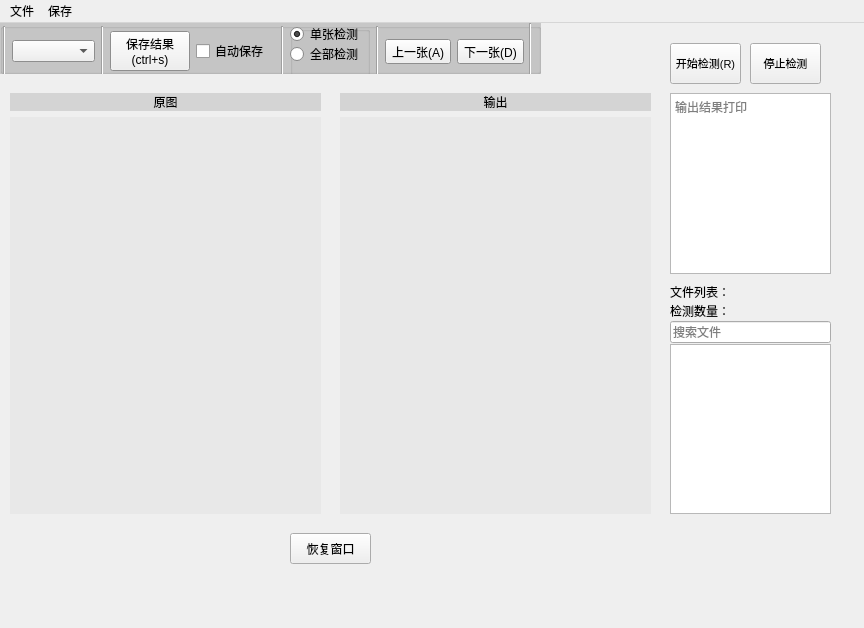
<?xml version="1.0" encoding="UTF-8"?>
<ui version="4.0">
 <class>MainWindow</class>
 <widget class="QMainWindow" name="MainWindow">
  <property name="enabled">
   <bool>true</bool>
  </property>
  <property name="geometry">
   <rect>
    <x>0</x>
    <y>0</y>
    <width>864</width>
    <height>628</height>
   </rect>
  </property>
  <property name="tabletTracking">
   <bool>false</bool>
  </property>
  <property name="contextMenuPolicy">
   <enum>Qt::ActionsContextMenu</enum>
  </property>
  <property name="windowTitle">
   <string>MainWindow</string>
  </property>
  <property name="windowIcon">
   <iconset>
    <normaloff>my_ico/Mario.ico</normaloff>my_ico/Mario.ico</iconset>
  </property>
  <property name="toolButtonStyle">
   <enum>Qt::ToolButtonTextOnly</enum>
  </property>
  <widget class="QWidget" name="centralwidget">
   <widget class="QTextEdit" name="textEdit">
    <property name="geometry">
     <rect>
      <x>670</x>
      <y>70</y>
      <width>161</width>
      <height>181</height>
     </rect>
    </property>
    <property name="readOnly">
     <bool>true</bool>
    </property>
    <property name="placeholderText">
     <string>输出结果打印</string>
    </property>
   </widget>
   <widget class="QGroupBox" name="groupBox">
    <property name="geometry">
     <rect>
      <x>0</x>
      <y>0</y>
      <width>541</width>
      <height>51</height>
     </rect>
    </property>
    <property name="palette">
     <palette>
      <active>
       <colorrole role="Base">
        <brush brushstyle="SolidPattern">
         <color alpha="255">
          <red>255</red>
          <green>255</green>
          <blue>255</blue>
         </color>
        </brush>
       </colorrole>
       <colorrole role="Window">
        <brush brushstyle="SolidPattern">
         <color alpha="255">
          <red>199</red>
          <green>199</green>
          <blue>199</blue>
         </color>
        </brush>
       </colorrole>
      </active>
      <inactive>
       <colorrole role="Base">
        <brush brushstyle="SolidPattern">
         <color alpha="255">
          <red>255</red>
          <green>255</green>
          <blue>255</blue>
         </color>
        </brush>
       </colorrole>
       <colorrole role="Window">
        <brush brushstyle="SolidPattern">
         <color alpha="255">
          <red>199</red>
          <green>199</green>
          <blue>199</blue>
         </color>
        </brush>
       </colorrole>
      </inactive>
      <disabled>
       <colorrole role="Base">
        <brush brushstyle="SolidPattern">
         <color alpha="255">
          <red>199</red>
          <green>199</green>
          <blue>199</blue>
         </color>
        </brush>
       </colorrole>
       <colorrole role="Window">
        <brush brushstyle="SolidPattern">
         <color alpha="255">
          <red>199</red>
          <green>199</green>
          <blue>199</blue>
         </color>
        </brush>
       </colorrole>
      </disabled>
     </palette>
    </property>
    <property name="autoFillBackground">
     <bool>true</bool>
    </property>
    <property name="title">
     <string/>
    </property>
    <widget class="QWidget" name="layoutWidget">
     <property name="geometry">
      <rect>
       <x>3</x>
       <y>3</y>
       <width>521</width>
       <height>51</height>
      </rect>
     </property>
     <layout class="QHBoxLayout" name="horizontalLayout" stretch="0,0,0,0,0,0,0,0,0,0">
      <item>
       <widget class="Line" name="line_8">
        <property name="orientation">
         <enum>Qt::Vertical</enum>
        </property>
       </widget>
      </item>
      <item>
       <widget class="QComboBox" name="comboBox">
        <property name="enabled">
         <bool>true</bool>
        </property>
        <property name="toolTip">
         <string>选择模型</string>
        </property>
        <property name="currentIndex">
         <number>-1</number>
        </property>
        <property name="maxVisibleItems">
         <number>12</number>
        </property>
        <property name="placeholderText">
         <string>选择模型</string>
        </property>
        <item>
         <property name="text">
          <string extracomment="模型选择">Yolov5</string>
         </property>
        </item>
        <item>
         <property name="text">
          <string>U2net_p</string>
         </property>
        </item>
        <item>
         <property name="text">
          <string>Open_my</string>
         </property>
        </item>
       </widget>
      </item>
      <item>
       <widget class="Line" name="line">
        <property name="orientation">
         <enum>Qt::Vertical</enum>
        </property>
       </widget>
      </item>
      <item>
       <widget class="QPushButton" name="pushButton_3">
        <property name="tabletTracking">
         <bool>false</bool>
        </property>
        <property name="layoutDirection">
         <enum>Qt::LeftToRight</enum>
        </property>
        <property name="autoFillBackground">
         <bool>false</bool>
        </property>
        <property name="text">
         <string>保存结果
(ctrl+s)</string>
        </property>
        <property name="icon">
         <iconset>
          <normaloff>my_ico/save.png</normaloff>my_ico/save.png</iconset>
        </property>
        <property name="iconSize">
         <size>
          <width>20</width>
          <height>20</height>
         </size>
        </property>
        <property name="shortcut">
         <string>Ctrl+S</string>
        </property>
        <property name="autoDefault">
         <bool>false</bool>
        </property>
        <property name="default">
         <bool>false</bool>
        </property>
        <property name="flat">
         <bool>false</bool>
        </property>
       </widget>
      </item>
      <item>
       <widget class="QCheckBox" name="checkBox">
        <property name="text">
         <string>自动保存</string>
        </property>
       </widget>
      </item>
      <item>
       <widget class="Line" name="line_2">
        <property name="orientation">
         <enum>Qt::Vertical</enum>
        </property>
       </widget>
      </item>
      <item>
       <widget class="QGroupBox" name="groupBox_2">
        <property name="title">
         <string/>
        </property>
        <widget class="QRadioButton" name="radioButton_2">
         <property name="geometry">
          <rect>
           <x>0</x>
           <y>20</y>
           <width>71</width>
           <height>16</height>
          </rect>
         </property>
         <property name="tabletTracking">
          <bool>false</bool>
         </property>
         <property name="text">
          <string>全部检测</string>
         </property>
         <property name="checkable">
          <bool>true</bool>
         </property>
         <property name="checked">
          <bool>false</bool>
         </property>
         <property name="autoExclusive">
          <bool>true</bool>
         </property>
        </widget>
        <widget class="QRadioButton" name="radioButton">
         <property name="geometry">
          <rect>
           <x>0</x>
           <y>0</y>
           <width>71</width>
           <height>16</height>
          </rect>
         </property>
         <property name="tabletTracking">
          <bool>false</bool>
         </property>
         <property name="text">
          <string>单张检测</string>
         </property>
         <property name="checkable">
          <bool>true</bool>
         </property>
         <property name="checked">
          <bool>true</bool>
         </property>
         <property name="autoExclusive">
          <bool>true</bool>
         </property>
        </widget>
       </widget>
      </item>
      <item>
       <widget class="Line" name="line_7">
        <property name="orientation">
         <enum>Qt::Vertical</enum>
        </property>
       </widget>
      </item>
      <item>
       <widget class="QToolButton" name="toolButton">
        <property name="text">
         <string>上一张(A)</string>
        </property>
        <property name="icon">
         <iconset>
          <normaloff>my_ico/prev.png</normaloff>my_ico/prev.png</iconset>
        </property>
        <property name="iconSize">
         <size>
          <width>20</width>
          <height>20</height>
         </size>
        </property>
        <property name="shortcut">
         <string>A</string>
        </property>
        <property name="toolButtonStyle">
         <enum>Qt::ToolButtonTextUnderIcon</enum>
        </property>
        <property name="arrowType">
         <enum>Qt::NoArrow</enum>
        </property>
       </widget>
      </item>
      <item>
       <widget class="QToolButton" name="toolButton_2">
        <property name="layoutDirection">
         <enum>Qt::LeftToRight</enum>
        </property>
        <property name="text">
         <string>下一张(D)</string>
        </property>
        <property name="icon">
         <iconset>
          <normaloff>my_ico/next.png</normaloff>my_ico/next.png</iconset>
        </property>
        <property name="iconSize">
         <size>
          <width>20</width>
          <height>20</height>
         </size>
        </property>
        <property name="shortcut">
         <string>D</string>
        </property>
        <property name="toolButtonStyle">
         <enum>Qt::ToolButtonTextUnderIcon</enum>
        </property>
        <property name="arrowType">
         <enum>Qt::NoArrow</enum>
        </property>
       </widget>
      </item>
     </layout>
    </widget>
    <widget class="Line" name="line_14">
     <property name="geometry">
      <rect>
       <x>529</x>
       <y>0</y>
       <width>3</width>
       <height>61</height>
      </rect>
     </property>
     <property name="orientation">
      <enum>Qt::Vertical</enum>
     </property>
    </widget>
   </widget>
   <widget class="QWidget" name="layoutWidget">
    <property name="geometry">
     <rect>
      <x>670</x>
      <y>260</y>
      <width>161</width>
      <height>231</height>
     </rect>
    </property>
    <layout class="QVBoxLayout" name="verticalLayout" stretch="0,0,0,0">
     <property name="spacing">
      <number>1</number>
     </property>
     <property name="sizeConstraint">
      <enum>QLayout::SetDefaultConstraint</enum>
     </property>
     <property name="bottomMargin">
      <number>0</number>
     </property>
     <item>
      <widget class="QLabel" name="label_3">
       <property name="sizeIncrement">
        <size>
         <width>0</width>
         <height>0</height>
        </size>
       </property>
       <property name="baseSize">
        <size>
         <width>0</width>
         <height>0</height>
        </size>
       </property>
       <property name="autoFillBackground">
        <bool>true</bool>
       </property>
       <property name="frameShape">
        <enum>QFrame::NoFrame</enum>
       </property>
       <property name="lineWidth">
        <number>1</number>
       </property>
       <property name="text">
        <string>文件列表：</string>
       </property>
       <property name="margin">
        <number>3</number>
       </property>
       <property name="indent">
        <number>0</number>
       </property>
       <property name="openExternalLinks">
        <bool>false</bool>
       </property>
      </widget>
     </item>
     <item>
      <widget class="QLabel" name="label_4">
       <property name="sizeIncrement">
        <size>
         <width>0</width>
         <height>0</height>
        </size>
       </property>
       <property name="baseSize">
        <size>
         <width>0</width>
         <height>0</height>
        </size>
       </property>
       <property name="autoFillBackground">
        <bool>true</bool>
       </property>
       <property name="frameShape">
        <enum>QFrame::NoFrame</enum>
       </property>
       <property name="text">
        <string>检测数量：</string>
       </property>
       <property name="margin">
        <number>3</number>
       </property>
       <property name="indent">
        <number>0</number>
       </property>
       <property name="openExternalLinks">
        <bool>false</bool>
       </property>
      </widget>
     </item>
     <item>
      <widget class="QLineEdit" name="lineEdit">
       <property name="placeholderText">
        <string>搜索文件</string>
       </property>
      </widget>
     </item>
     <item>
      <widget class="QListView" name="listView">
       <property name="tabletTracking">
        <bool>false</bool>
       </property>
       <property name="verticalScrollBarPolicy">
        <enum>Qt::ScrollBarAsNeeded</enum>
       </property>
       <property name="tabKeyNavigation">
        <bool>false</bool>
       </property>
       <property name="selectionBehavior">
        <enum>QAbstractItemView::SelectRows</enum>
       </property>
       <property name="layoutMode">
        <enum>QListView::Batched</enum>
       </property>
       <property name="viewMode">
        <enum>QListView::IconMode</enum>
       </property>
      </widget>
     </item>
    </layout>
   </widget>
   <widget class="QWidget" name="layoutWidget">
    <property name="geometry">
     <rect>
      <x>340</x>
      <y>70</y>
      <width>311</width>
      <height>421</height>
     </rect>
    </property>
    <layout class="QVBoxLayout" name="verticalLayout_2" stretch="0,1">
     <item>
      <widget class="QLabel" name="label_6">
       <property name="palette">
        <palette>
         <active>
          <colorrole role="Base">
           <brush brushstyle="SolidPattern">
            <color alpha="255">
             <red>255</red>
             <green>255</green>
             <blue>255</blue>
            </color>
           </brush>
          </colorrole>
          <colorrole role="Window">
           <brush brushstyle="SolidPattern">
            <color alpha="255">
             <red>212</red>
             <green>212</green>
             <blue>212</blue>
            </color>
           </brush>
          </colorrole>
         </active>
         <inactive>
          <colorrole role="Base">
           <brush brushstyle="SolidPattern">
            <color alpha="255">
             <red>255</red>
             <green>255</green>
             <blue>255</blue>
            </color>
           </brush>
          </colorrole>
          <colorrole role="Window">
           <brush brushstyle="SolidPattern">
            <color alpha="255">
             <red>212</red>
             <green>212</green>
             <blue>212</blue>
            </color>
           </brush>
          </colorrole>
         </inactive>
         <disabled>
          <colorrole role="Base">
           <brush brushstyle="SolidPattern">
            <color alpha="255">
             <red>212</red>
             <green>212</green>
             <blue>212</blue>
            </color>
           </brush>
          </colorrole>
          <colorrole role="Window">
           <brush brushstyle="SolidPattern">
            <color alpha="255">
             <red>212</red>
             <green>212</green>
             <blue>212</blue>
            </color>
           </brush>
          </colorrole>
         </disabled>
        </palette>
       </property>
       <property name="autoFillBackground">
        <bool>true</bool>
       </property>
       <property name="text">
        <string>输出</string>
       </property>
       <property name="textFormat">
        <enum>Qt::PlainText</enum>
       </property>
       <property name="scaledContents">
        <bool>false</bool>
       </property>
       <property name="alignment">
        <set>Qt::AlignCenter</set>
       </property>
       <property name="wordWrap">
        <bool>false</bool>
       </property>
       <property name="textInteractionFlags">
        <set>Qt::LinksAccessibleByMouse</set>
       </property>
      </widget>
     </item>
     <item>
      <widget class="MyLabel" name="label_2">
       <property name="palette">
        <palette>
         <active>
          <colorrole role="Base">
           <brush brushstyle="SolidPattern">
            <color alpha="255">
             <red>255</red>
             <green>255</green>
             <blue>255</blue>
            </color>
           </brush>
          </colorrole>
          <colorrole role="Window">
           <brush brushstyle="SolidPattern">
            <color alpha="255">
             <red>232</red>
             <green>232</green>
             <blue>232</blue>
            </color>
           </brush>
          </colorrole>
         </active>
         <inactive>
          <colorrole role="Base">
           <brush brushstyle="SolidPattern">
            <color alpha="255">
             <red>255</red>
             <green>255</green>
             <blue>255</blue>
            </color>
           </brush>
          </colorrole>
          <colorrole role="Window">
           <brush brushstyle="SolidPattern">
            <color alpha="255">
             <red>232</red>
             <green>232</green>
             <blue>232</blue>
            </color>
           </brush>
          </colorrole>
         </inactive>
         <disabled>
          <colorrole role="Base">
           <brush brushstyle="SolidPattern">
            <color alpha="255">
             <red>232</red>
             <green>232</green>
             <blue>232</blue>
            </color>
           </brush>
          </colorrole>
          <colorrole role="Window">
           <brush brushstyle="SolidPattern">
            <color alpha="255">
             <red>232</red>
             <green>232</green>
             <blue>232</blue>
            </color>
           </brush>
          </colorrole>
         </disabled>
        </palette>
       </property>
       <property name="autoFillBackground">
        <bool>true</bool>
       </property>
       <property name="text">
        <string/>
       </property>
      </widget>
     </item>
    </layout>
   </widget>
   <widget class="QWidget" name="layoutWidget">
    <property name="geometry">
     <rect>
      <x>10</x>
      <y>70</y>
      <width>311</width>
      <height>421</height>
     </rect>
    </property>
    <layout class="QVBoxLayout" name="verticalLayout_3" stretch="0,1">
     <item>
      <widget class="QLabel" name="label_7">
       <property name="enabled">
        <bool>true</bool>
       </property>
       <property name="palette">
        <palette>
         <active>
          <colorrole role="Base">
           <brush brushstyle="SolidPattern">
            <color alpha="255">
             <red>255</red>
             <green>255</green>
             <blue>255</blue>
            </color>
           </brush>
          </colorrole>
          <colorrole role="Window">
           <brush brushstyle="SolidPattern">
            <color alpha="255">
             <red>212</red>
             <green>212</green>
             <blue>212</blue>
            </color>
           </brush>
          </colorrole>
         </active>
         <inactive>
          <colorrole role="Base">
           <brush brushstyle="SolidPattern">
            <color alpha="255">
             <red>255</red>
             <green>255</green>
             <blue>255</blue>
            </color>
           </brush>
          </colorrole>
          <colorrole role="Window">
           <brush brushstyle="SolidPattern">
            <color alpha="255">
             <red>212</red>
             <green>212</green>
             <blue>212</blue>
            </color>
           </brush>
          </colorrole>
         </inactive>
         <disabled>
          <colorrole role="Base">
           <brush brushstyle="SolidPattern">
            <color alpha="255">
             <red>212</red>
             <green>212</green>
             <blue>212</blue>
            </color>
           </brush>
          </colorrole>
          <colorrole role="Window">
           <brush brushstyle="SolidPattern">
            <color alpha="255">
             <red>212</red>
             <green>212</green>
             <blue>212</blue>
            </color>
           </brush>
          </colorrole>
         </disabled>
        </palette>
       </property>
       <property name="tabletTracking">
        <bool>false</bool>
       </property>
       <property name="autoFillBackground">
        <bool>true</bool>
       </property>
       <property name="text">
        <string>原图</string>
       </property>
       <property name="textFormat">
        <enum>Qt::PlainText</enum>
       </property>
       <property name="scaledContents">
        <bool>false</bool>
       </property>
       <property name="alignment">
        <set>Qt::AlignCenter</set>
       </property>
       <property name="wordWrap">
        <bool>false</bool>
       </property>
       <property name="textInteractionFlags">
        <set>Qt::LinksAccessibleByMouse</set>
       </property>
      </widget>
     </item>
     <item>
      <widget class="MyLabel" name="label">
       <property name="palette">
        <palette>
         <active>
          <colorrole role="Base">
           <brush brushstyle="SolidPattern">
            <color alpha="255">
             <red>255</red>
             <green>255</green>
             <blue>255</blue>
            </color>
           </brush>
          </colorrole>
          <colorrole role="Window">
           <brush brushstyle="SolidPattern">
            <color alpha="255">
             <red>232</red>
             <green>232</green>
             <blue>232</blue>
            </color>
           </brush>
          </colorrole>
         </active>
         <inactive>
          <colorrole role="Base">
           <brush brushstyle="SolidPattern">
            <color alpha="255">
             <red>255</red>
             <green>255</green>
             <blue>255</blue>
            </color>
           </brush>
          </colorrole>
          <colorrole role="Window">
           <brush brushstyle="SolidPattern">
            <color alpha="255">
             <red>232</red>
             <green>232</green>
             <blue>232</blue>
            </color>
           </brush>
          </colorrole>
         </inactive>
         <disabled>
          <colorrole role="Base">
           <brush brushstyle="SolidPattern">
            <color alpha="255">
             <red>232</red>
             <green>232</green>
             <blue>232</blue>
            </color>
           </brush>
          </colorrole>
          <colorrole role="Window">
           <brush brushstyle="SolidPattern">
            <color alpha="255">
             <red>232</red>
             <green>232</green>
             <blue>232</blue>
            </color>
           </brush>
          </colorrole>
         </disabled>
        </palette>
       </property>
       <property name="autoFillBackground">
        <bool>true</bool>
       </property>
       <property name="text">
        <string/>
       </property>
       <property name="scaledContents">
        <bool>false</bool>
       </property>
       <property name="alignment">
        <set>Qt::AlignCenter</set>
       </property>
       <property name="openExternalLinks">
        <bool>false</bool>
       </property>
      </widget>
     </item>
    </layout>
   </widget>
   <widget class="QToolButton" name="toolButton_3">
    <property name="enabled">
     <bool>true</bool>
    </property>
    <property name="geometry">
     <rect>
      <x>670</x>
      <y>20</y>
      <width>71</width>
      <height>41</height>
     </rect>
    </property>
    <property name="font">
     <font>
      <pointsize>8</pointsize>
     </font>
    </property>
    <property name="layoutDirection">
     <enum>Qt::LeftToRight</enum>
    </property>
    <property name="text">
     <string>开始检测(R)</string>
    </property>
    <property name="icon">
     <iconset>
      <normaloff>my_ico/start.png</normaloff>my_ico/start.png</iconset>
    </property>
    <property name="iconSize">
     <size>
      <width>25</width>
      <height>25</height>
     </size>
    </property>
    <property name="shortcut">
     <string>R</string>
    </property>
    <property name="checkable">
     <bool>false</bool>
    </property>
    <property name="checked">
     <bool>false</bool>
    </property>
    <property name="popupMode">
     <enum>QToolButton::DelayedPopup</enum>
    </property>
    <property name="toolButtonStyle">
     <enum>Qt::ToolButtonTextUnderIcon</enum>
    </property>
    <property name="arrowType">
     <enum>Qt::NoArrow</enum>
    </property>
   </widget>
   <widget class="QToolButton" name="toolButton_4">
    <property name="enabled">
     <bool>true</bool>
    </property>
    <property name="geometry">
     <rect>
      <x>750</x>
      <y>20</y>
      <width>71</width>
      <height>41</height>
     </rect>
    </property>
    <property name="font">
     <font>
      <pointsize>8</pointsize>
     </font>
    </property>
    <property name="layoutDirection">
     <enum>Qt::LeftToRight</enum>
    </property>
    <property name="autoFillBackground">
     <bool>false</bool>
    </property>
    <property name="text">
     <string>停止检测</string>
    </property>
    <property name="icon">
     <iconset>
      <normaloff>my_ico/stop.png</normaloff>my_ico/stop.png</iconset>
    </property>
    <property name="iconSize">
     <size>
      <width>25</width>
      <height>25</height>
     </size>
    </property>
    <property name="checkable">
     <bool>false</bool>
    </property>
    <property name="checked">
     <bool>false</bool>
    </property>
    <property name="popupMode">
     <enum>QToolButton::DelayedPopup</enum>
    </property>
    <property name="toolButtonStyle">
     <enum>Qt::ToolButtonTextUnderIcon</enum>
    </property>
    <property name="autoRaise">
     <bool>false</bool>
    </property>
    <property name="arrowType">
     <enum>Qt::NoArrow</enum>
    </property>
   </widget>
   <widget class="QPushButton" name="pushButton">
    <property name="geometry">
     <rect>
      <x>290</x>
      <y>510</y>
      <width>81</width>
      <height>31</height>
     </rect>
    </property>
    <property name="text">
     <string>恢复窗口</string>
    </property>
   </widget>
  </widget>
  <widget class="QMenuBar" name="menubar">
   <property name="geometry">
    <rect>
     <x>0</x>
     <y>0</y>
     <width>864</width>
     <height>23</height>
    </rect>
   </property>
   <widget class="QMenu" name="menuOpen">
    <property name="layoutDirection">
     <enum>Qt::LeftToRight</enum>
    </property>
    <property name="autoFillBackground">
     <bool>false</bool>
    </property>
    <property name="tearOffEnabled">
     <bool>false</bool>
    </property>
    <property name="title">
     <string>文件</string>
    </property>
    <property name="separatorsCollapsible">
     <bool>false</bool>
    </property>
    <property name="toolTipsVisible">
     <bool>true</bool>
    </property>
    <addaction name="actiondaka"/>
    <addaction name="action"/>
    <addaction name="separator"/>
    <addaction name="action_2"/>
    <addaction name="action_3"/>
   </widget>
   <widget class="QMenu" name="menu">
    <property name="title">
     <string>保存</string>
    </property>
    <addaction name="action_7"/>
    <addaction name="action_8"/>
   </widget>
   <addaction name="menuOpen"/>
   <addaction name="menu"/>
  </widget>
  <action name="actiondaka">
   <property name="icon">
    <iconset>
     <normaloff>my_ico/open.png</normaloff>my_ico/open.png</iconset>
   </property>
   <property name="text">
    <string>打开文件</string>
   </property>
  </action>
  <action name="action">
   <property name="icon">
    <iconset>
     <normaloff>my_ico/open.png</normaloff>my_ico/open.png</iconset>
   </property>
   <property name="text">
    <string>打开文件夹</string>
   </property>
  </action>
  <action name="action_2">
   <property name="icon">
    <iconset>
     <normaloff>my_ico/video2.png</normaloff>my_ico/video2.png</iconset>
   </property>
   <property name="text">
    <string>打开视频</string>
   </property>
  </action>
  <action name="action_3">
   <property name="text">
    <string>打开摄像头</string>
   </property>
  </action>
  <action name="action_7">
   <property name="icon">
    <iconset>
     <normaloff>my_ico/save.png</normaloff>my_ico/save.png</iconset>
   </property>
   <property name="text">
    <string>保存</string>
   </property>
  </action>
  <action name="action_8">
   <property name="icon">
    <iconset>
     <normaloff>my_ico/save.png</normaloff>my_ico/save.png</iconset>
   </property>
   <property name="text">
    <string>另存为</string>
   </property>
  </action>
 </widget>
 <customwidgets>
  <customwidget>
   <class>MyLabel</class>
   <extends>QLabel</extends>
   <header>my_label</header>
  </customwidget>
 </customwidgets>
 <resources/>
 <connections/>
</ui>
